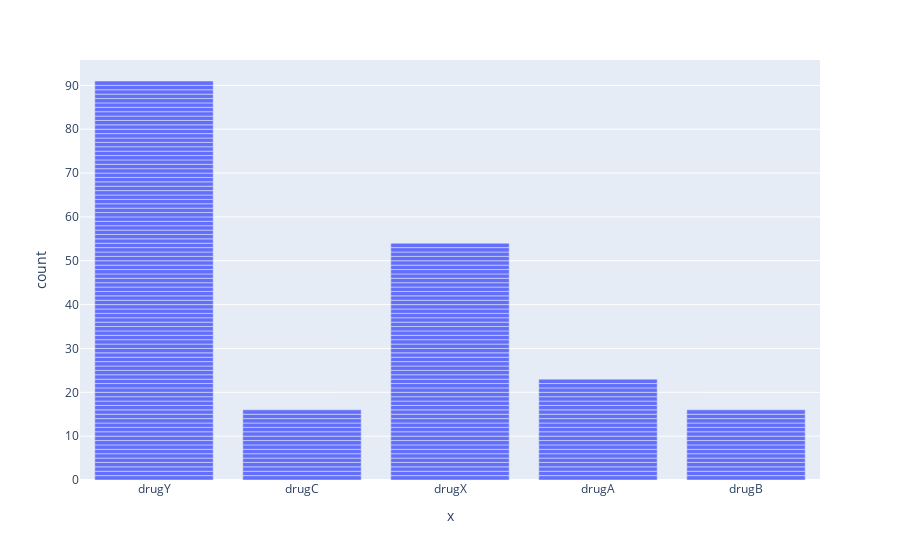

Notebook code cell kept with this figure:
### Code cell
fig = px.bar(x=df["Drug"])
fig.show()

### Figure 1 — Plotly figure (JSON) as saved in the notebook; plotly's stock layout.template omitted (floating-point values rounded to 4 significant figures; data arrays with more than 128 entries replaced by an {"elided": "..."} marker saying what was removed)
{"data": [{"alignmentgroup": "True", "hovertemplate": "x=%{x}<br>count=%{y}<extra></extra>", "legendgroup": "", "marker": {"color": "#636efa", "pattern": {"shape": ""}}, "name": "", "offsetgroup": "", "orientation": "v", "showlegend": false, "textposition": "auto", "type": "bar", "x": {"elided": "200 str values"}, "xaxis": "x", "y": {"elided": "200 int values"}, "yaxis": "y"}], "layout": {"barmode": "relative", "legend": {"tracegroupgap": 0}, "margin": {"t": 60}, "xaxis": {"anchor": "y", "domain": [0, 1], "title": {"text": "x"}}, "yaxis": {"anchor": "x", "domain": [0, 1], "title": {"text": "count"}}}}
